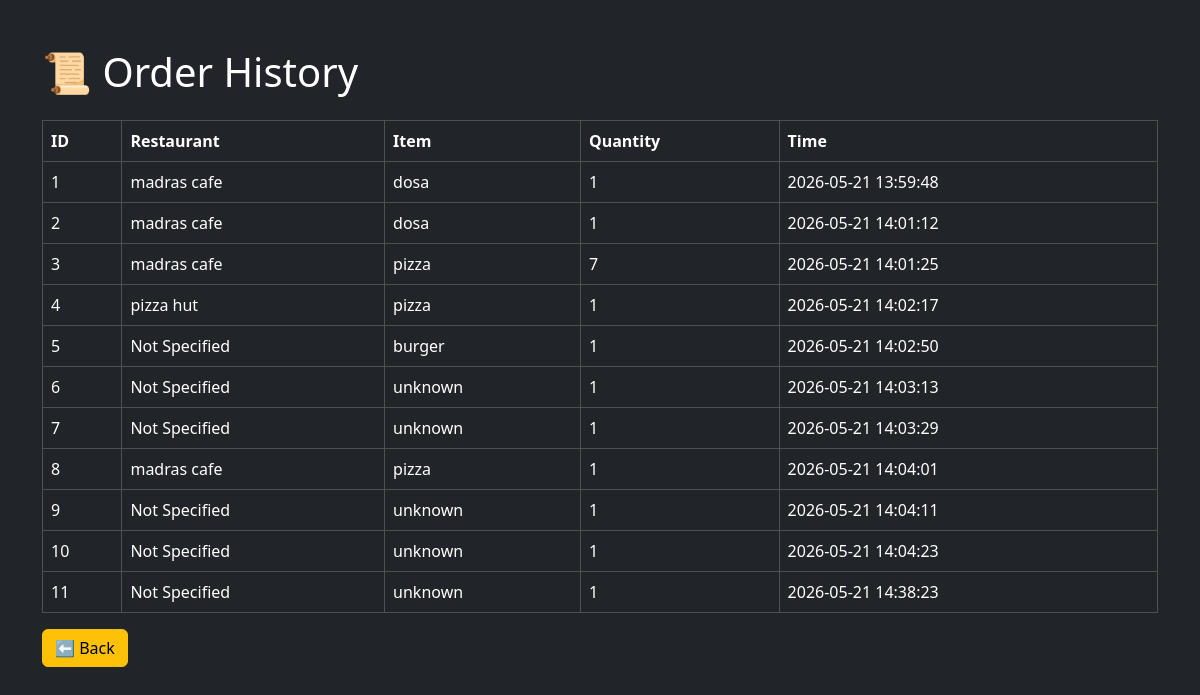
The app's page /history with its own data.
### tables this page shows
CREATE TABLE history (
        id INTEGER PRIMARY KEY AUTOINCREMENT,
        restaurant TEXT,
        item TEXT,
        quantity INTEGER,
        order_time TIMESTAMP DEFAULT CURRENT_TIMESTAMP
    );

### app.py (the view)
@app.route("/history")
def order_history():
    conn = sqlite3.connect("database/orders.db")
    cursor = conn.cursor()
    cursor.execute("SELECT * FROM history")
    history_items = cursor.fetchall()
    conn.close()
    return render_template(
        "history.html",
        history_items=history_items
    )

### templates/history.html (shortened to what this page needs)
<!DOCTYPE html>
<html>
<head>
    <link href="https://cdn.jsdelivr.net/npm/bootstrap@5.3.3/dist/css/bootstrap.min.css" rel="stylesheet">
</head>
<body class="bg-dark text-white">
<div class="container mt-5">
    <h1 class="mb-4">
        📜 Order History
    </h1>
    <table class="table table-dark table-bordered">
        <tr>
            <th>ID</th>
            <th>Restaurant</th>
            <th>Item</th>
            <th>Quantity</th>
            <th>Time</th>
        </tr>
        {% for order in history_items %}
        <tr>
            <td>{{ order[0] }}</td>
            <td>{{ order[1] }}</td>
            <td>{{ order[2] }}</td>
            <td>{{ order[3] }}</td>
            <td>{{ order[4] }}</td>
        </tr>
        {% endfor %}
    </table>
    <a href="/" class="btn btn-warning">
        ⬅ Back
    </a>
</div>
</body>
</html>

### records on screen
history: id "1", restaurant "madras cafe", item "dosa", quantity "1", order_time "2026-05-21 13:59:48"
history: id "2", restaurant "madras cafe", item "dosa", quantity "1", order_time "2026-05-21 14:01:12"
history: id "3", restaurant "madras cafe", item "pizza", quantity "7", order_time "2026-05-21 14:01:25"
history: id "4", restaurant "pizza hut", item "pizza", quantity "1", order_time "2026-05-21 14:02:17"
history: id "5", restaurant "Not Specified", item "burger", quantity "1", order_time "2026-05-21 14:02:50"
history: id "6", restaurant "Not Specified", item "unknown", quantity "1", order_time "2026-05-21 14:03:13"
history: id "7", restaurant "Not Specified", item "unknown", quantity "1", order_time "2026-05-21 14:03:29"
history: id "8", restaurant "madras cafe", item "pizza", quantity "1", order_time "2026-05-21 14:04:01"
history: id "9", restaurant "Not Specified", item "unknown", quantity "1", order_time "2026-05-21 14:04:11"
history: id "10", restaurant "Not Specified", item "unknown", quantity "1", order_time "2026-05-21 14:04:23"
history: id "11", restaurant "Not Specified", item "unknown", quantity "1", order_time "2026-05-21 14:38:23"
